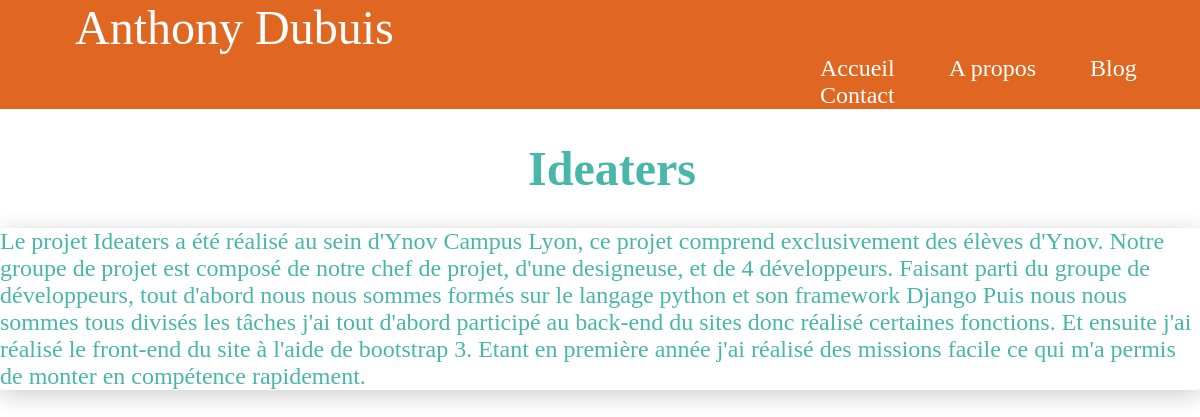
Screenshot of /article_description/Ideaters with the database file from the repository.
### appli/models.py (models this page shows, shortened)
class Articles(models.Model):
    name = models.CharField("Nom de l'article", max_length=255)
    article = models.TextField("Ecrire l'article", blank=True, null=True)

### appli/views.py (the view)
# urls.py: path('article_description/<str:name>', views.article_description, name='article_description' ),
def article_description(request, name):
    article = get_object_or_404 (Articles, name=name)
    return render (request, "appli/article.html", {"article": article})

### templates/appli/article.html
{% extends 'base.html' %}
{% load static %}
{% block body %}
    <h1 class="title-articles">{{ article.name }}</h1>
    <div class="width-articles">
        {{ article.article }}
    </div>
{% endblock %}

### templates/base.html (shortened to what this page needs)
{% load static %}
<!DOCTYPE html>
<html lang="en">
<head>
    <link href="{% static 'appli/css/main.css' %}" rel="stylesheet">
</head>
<body>
    <nav class="nav-toto">
        <div>
            <a href="{% url 'home' %}" class="home-toto">Anthony Dubuis</a>
            <div class="mg-nav">
                <a href="{% url 'home' %}" class="url">Accueil</a>
                 <a href="{% url 'curriculum_vitae' %}" class="url">A propos</a>
                <a href="{% url 'blog' %}" class="url">Blog</a>
                <a href="{% url 'contact' %}" class="url">Contact</a>
            </div>
        </div>
    </nav>
    {% block body %}
    {% endblock %}
</body>
</html>

### appli/static/appli/css/main.css (style rules this page uses)
html, body { margin:0; padding:0; font-family: Lucida Handwriting; color: #48b6a8; }
.nav-toto { width: auto; background-color: #e06721; }
.mg-nav { margin-left: 770px; }
.home-toto { margin: 75px; text-decoration: none; color: white; font-size: 3em; }
.url { margin-left: 50px; text-decoration: none; color: white; font-size: 1.5em; }
.width-articles { font-size: 1.5em; border: 0; border-radius: 0.1875rem; display: inline-block; position: relative; overflow: hidden; width: 100%; margin-bottom: 20px; -webkit-box-shadow: 0px 5px 25px 0px rgba(0, 0, 0, 0.2); box-shadow: 0px 5px 25px 0px rgba(0, 0, 0, 0.2); }
.title-articles { font-size: 3em; margin-left: 44%; }

### rows the page displays
Articles: name "Ideaters", article "Le projet Ideaters a été réalisé au sein d'Ynov Campus Lyon, ce projet comprend exclusivement des élèves d'Ynov. Notre groupe de projet est composé de notre chef de projet, d'une designeuse, et de 4 développeurs. Faisant parti du groupe de développeurs, tout d'abord nous nous sommes formés sur le langage python et son framework Django Puis nous nous sommes tous divisés les tâches j'ai tout d'abord participé au back-end du sites donc réalisé certaines fonctions. Et ensuite j'ai réalisé le front-end du site à l'aide de bootstrap 3. Etant en première année j'ai réalisé des missions facile ce qui m'a permis de monter en compétence rapidement."
